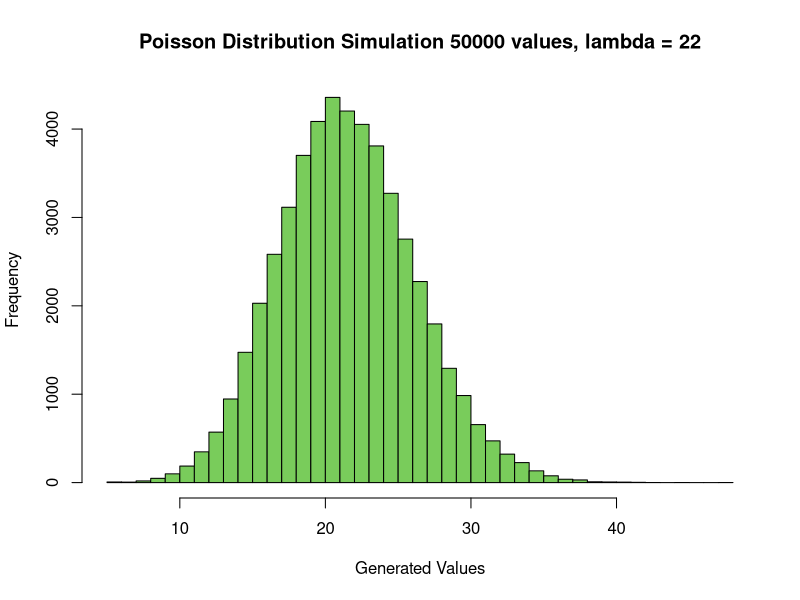
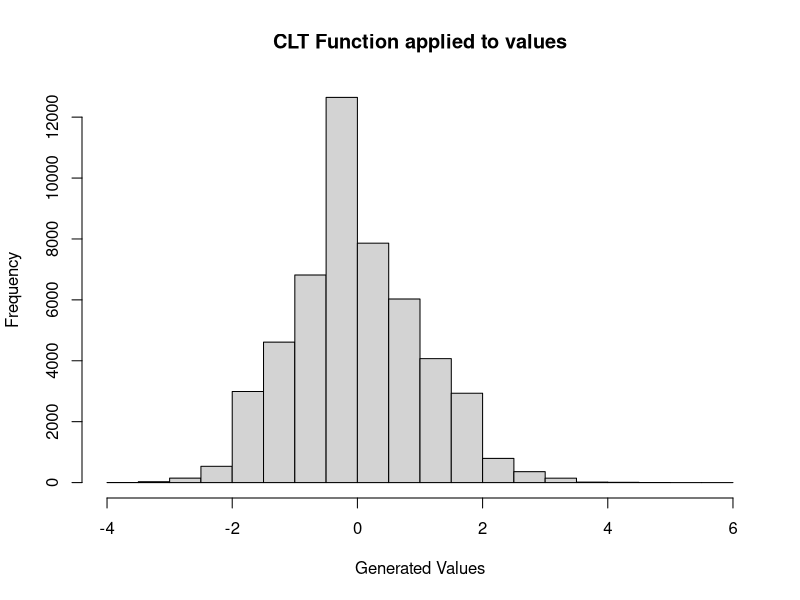
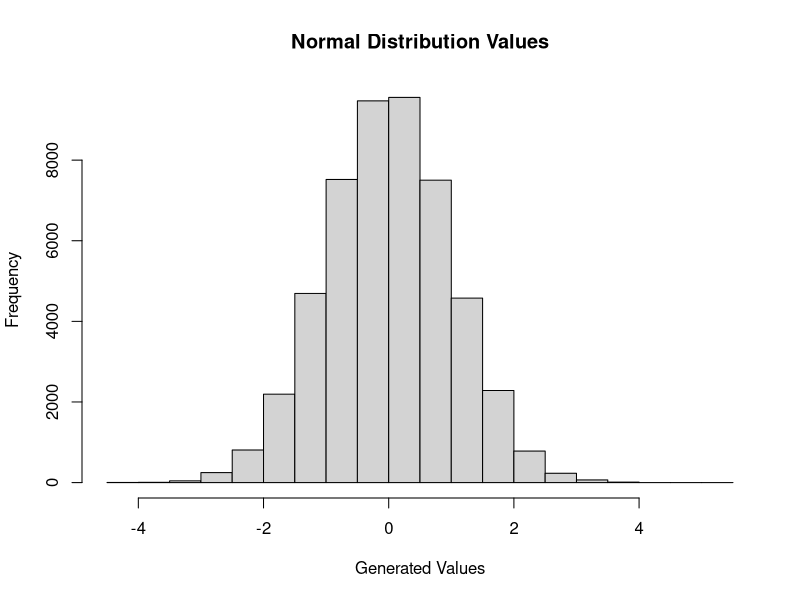
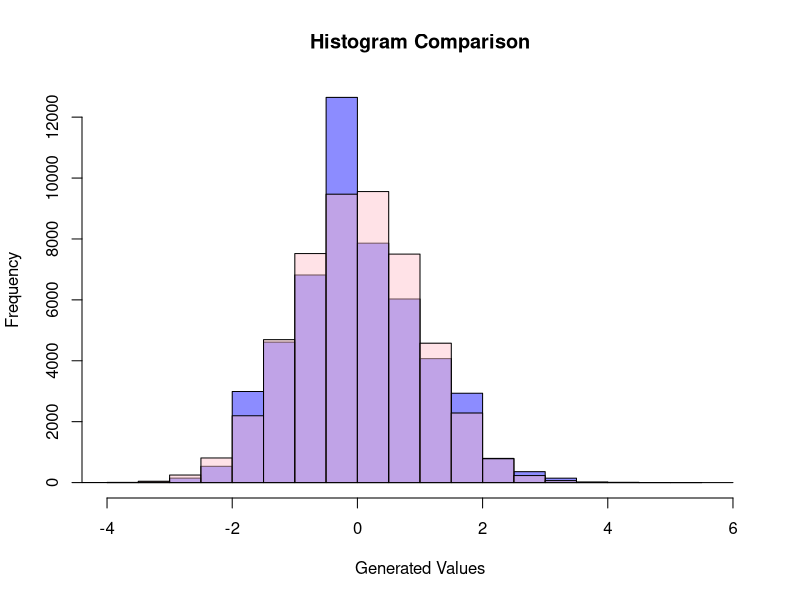

The R source for these figures, in order:
## NUESTRA SEMILLA ##
set.seed(42069) ## jaja numero gracioso

## EJERCICIO 1 - GENERACION DE UNA MUESTRA DE TAMANYO N
### VARIABLES ###
size <- 50000
lambda <- 22
pois_vals <- integer()

## FUNCION PARA GENERAR NUESTROS VALORES DE LA DISTRIBUCION POISSON ##
gen_poisson_values <- function(lambda) {
  sum <- 0
  count <- 0
  while (sum < lambda) {
    sum <- sum - log(runif(1))
    count <- count + 1
  }
  return(count - 1)
}

## GENERANDO NUESTOR VECTOR DE VALORES ##
for (i in 1:size) {
  pois_vals <- append(pois_vals, gen_poisson_values(lambda))
}
min_val <- min(pois_vals)
max_val <- max(pois_vals)
min_val
max_val

## EJERCICIO 2 - HISTOGRAMA DE LA DISTRIBUCION DE FRECUENCIAS ##
hist(pois_vals,
      main = paste("Poisson Distribution Simulation",
                    size, "values, lambda =", lambda
                  ),
      xlab = "Generated Values",
      xlim = c(min_val, max_val),
      breaks = max_val - min_val,
      col = "#79cc5b"
    )

## EJERCICIO 3 - ESTIMACION DE PROBABILIDADES DE INTERVALOS ##
calc_ppois_interval <- function(inferior, superior, lambda) {
  return(ppois(superior, lambda) - ppois(inferior, lambda))
}
calc_array_interval <- function(inferior, superior, array_vals, size) {
  return((length(which(pois_vals < superior)) -
          length(which(pois_vals < inferior))) / size)
}
calc_interval <- function(inferior, superior, lambda, array_vals, size) {
  prob_dist <-  calc_ppois_interval(inferior, superior, lambda)
  prob_sample <- calc_array_interval(inferior, superior, array_vals, size)
  error <- abs(prob_dist - prob_sample)
  message(sprintf("Interval: [%f, %f]", inferior, superior))
  message(sprintf("\t- Ppois Function Values -> %f", prob_dist))
  message(sprintf("\t- Generated Values -> %f", prob_sample))
  message(sprintf("\t- Error -> %f", error))
}

## Necesitamos estos tres valores para calcular nuestros intervalos
difference <- (max_val - min_val) / 3
first_third <- min_val + difference
second_third <- min_val + 2 * difference
difference
first_third
second_third
## Tomamos 3 intervalos:
##  [min_val, first_third]
calc_interval(min_val, first_third, lambda, pois_vals, size)
## [first_third, second_third]
calc_interval(first_third, second_third, lambda, pois_vals, size)
## [second_third, max_val]
calc_interval(second_third, max_val, lambda, pois_vals, size)

## EJERCICIO 4 - VALORES PUNTUALES DE LA MEDIA Y LA VARIANZA MUESTRAL ##
pois_mean <- mean(pois_vals)
pois_var <- var(pois_vals)
pois_mean
pois_var

## EJERICICIO 5 - APLICACION DEL TEOREMA CENTRAL DEL LIMITE ##
clt_function <- function(x) {
  num_aux <- (x - pois_mean) / sqrt(pois_var)
  return(num_aux)
}

clt_values <- sapply(pois_vals, clt_function)
clt_mean <- mean(clt_values)
clt_sd <- sd(clt_values)
clt_mean
clt_sd

## OBTENEMOS LOS HISTOGRAMAS DE AMBAS DISTRIBUCIONES DE VALORES ##
clt_hist <- hist(clt_values,
                  main = "CLT Function applied to values",
                  xlab = "Generated Values"
                )

sample_normal <- rnorm(size)
norm <- hist(sample_normal,
              main = "Normal Distribution Values",
              xlab = "Generated Values",
            )

## PONEMOS LAS GRAFICAS SOLAPADAS PARA OBSERVAR LAS DIFERENCIAS :> #
plot(clt_hist,
      main = "Histogram Comparison",
      xlab = "Generated Values",
      col = rgb(0, 0, 1, 0.45)
    )
plot(norm,
      col = rgb(255 / 255, 192 / 255, 203 / 255, 0.45),
      add = T
    )
